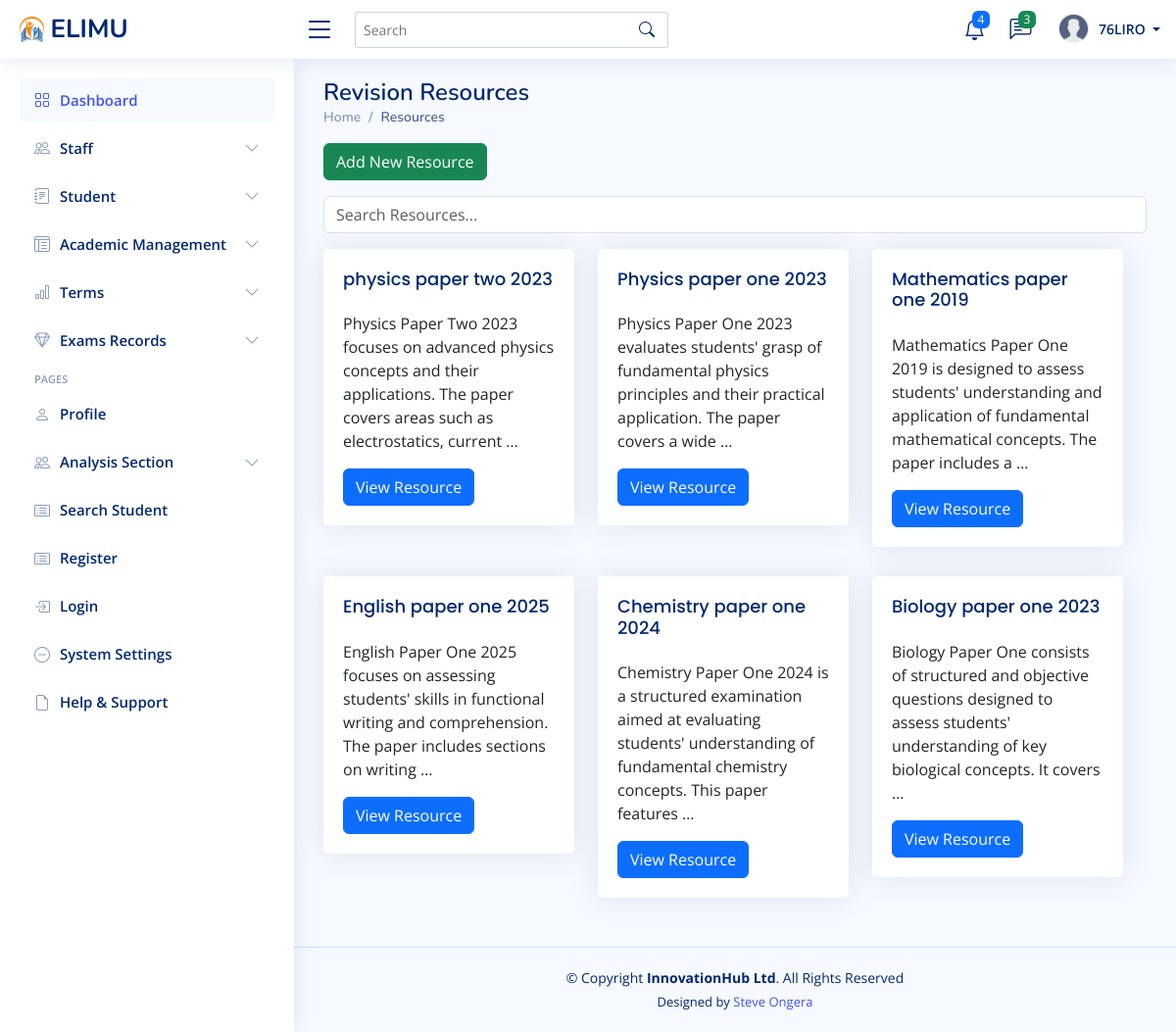
The page /resources/ (signed in) on the database its author committed.
### myapp/models.py (models this page shows, shortened)
class Resource(models.Model):
    title = models.CharField(max_length=255)
    description = models.TextField(blank=True, null=True)
    category = models.ForeignKey(ResourceCategory, related_name="resources", on_delete=models.SET_NULL, null=True, blank=True)
    file = models.FileField(upload_to='resources/', null=True, blank=True)
    created_at = models.DateTimeField(auto_now_add=True)
    updated_at = models.DateTimeField(auto_now=True)
    views = models.PositiveIntegerField(default=0)
    is_active = models.BooleanField(default=True)

### myapp/views.py (the view)
# urls.py: path('resources/', views.resources_list, name='resources_list'),
@login_required
def resources_list(request):
    resources = Resource.objects.filter(is_active=True).order_by('-created_at')
    return render(request, 'resources/resources_list.html', {'resources': resources})

### myapp/context_processors.py (called while the page is built)
def unread_messages(request):
    if request.user.is_authenticated:
        messages = Message.objects.filter(receiver=request.user, is_read=False).order_by('-timestamp')
        return {'messages': messages}
    return {'messages': []}

### templates/resources/resources_list.html (shortened to what this page needs)
{% extends "base/base.html" %}
{% block content %}
  <div class="pagetitle">
    <h1>Revision Resources</h1>
    <nav>
      <ol class="breadcrumb">
        {% if request.user.is_staff %}
        <li class="breadcrumb-item"><a href="{% url 'admin_dashboard' %}">Home</a></li>
        {% else %}
        <li class="breadcrumb-item"><a href="{% url 'student_dashboard' %}">Home</a></li>
        {% endif %}
        <li class="breadcrumb-item active">Resources</li>
      </ol>
    </nav>
  </div>
  <section class="section">
    <div class="row">
      <div class="col-12 mb-3">
        {% if request.user.is_staff %}
        <a href="{% url 'add_resource' %}" class="btn btn-success">Add New Resource</a>
        {% endif %}
      </div>
      <div class="col-12 mb-3">
        <input type="text" id="search-input" class="form-control" placeholder="Search Resources..." autocomplete="off">
      </div>
      <div id="resource-list" class="row">
        {% for resource in resources %}
          <div class="col-md-4">
            <div class="card">
              <div class="card-body">
                <h5 class="card-title">{{ resource.title }}</h5>
                <p>{{ resource.description|truncatewords:20 }}</p>
                <a href="{% url 'resource_detail' resource.id %}" class="btn btn-primary">View Resource</a>
              </div>
            </div>
          </div>
        {% endfor %}
      </div>
    </div>
  </section>
{% endblock %}

### templates/base/navbar.html (shortened to what this page needs)
{% load static %}
<header id="header" class="header fixed-top d-flex align-items-center">
    <div class="d-flex align-items-center justify-content-between">
      {% if request.user.is_staff %}
        <a href="{% url 'admin_dashboard'%}" class="logo d-flex align-items-center">
        {% else %}
        <a href="{% url 'student_dashboard'%}" class="logo d-flex align-items-center">
      {% endif %}
        <img src="{% static 'assets/img/logo.png'%}" alt="">
        <span class="d-none d-lg-block">ELIMU</span>
      </a>
      <i class="bi bi-list toggle-sidebar-btn"></i>
    </div>
    <div class="search-bar">
      <form class="search-form d-flex align-items-center" method="POST" action="#">
        <input type="text" name="query" placeholder="Search" title="Enter search keyword">
        <button type="submit" title="Search"><i class="bi bi-search"></i></button>
      </form>
    </div>
    <nav class="header-nav ms-auto">
      <ul class="d-flex align-items-center">
        <li class="nav-item dropdown">
          <a class="nav-link nav-icon" href="#" data-bs-toggle="dropdown">
            <i class="bi bi-bell"></i>
            <span class="badge bg-primary badge-number">4</span>
          </a>
            </li>
          </ul>
        <li class="nav-item dropdown">
          <a class="nav-link nav-icon" href="#" data-bs-toggle="dropdown">
            <i class="bi bi-chat-left-text"></i>
            <span class="badge bg-success badge-number">3</span>
          </a>
        </li>
        <li class="nav-item dropdown pe-3">
          <a class="nav-link nav-profile d-flex align-items-center pe-0" href="#" data-bs-toggle="dropdown">
            <img src="{% static 'assets/img/profile.png'%}" alt="Profile" class="rounded-circle">
            <span class="d-none d-md-block dropdown-toggle ps-2">
              {% if user.is_authenticated %}
                   {{ user.username }}
              {% else %}
                  Admin
              {% endif %}
            </span>
          </a>
        </li>
    </nav>
  </header>

### static/assets/css/style.css (style rules this page uses)
:root { scroll-behavior: smooth; }
body { font-family: "Open Sans", sans-serif; background: #f6f9ff; color: #444444; }
a { color: #4154f1; text-decoration: none; }
h1, h2, h3, h4, h5, h6 { font-family: "Nunito", sans-serif; }
.pagetitle { margin-bottom: 10px; }
.pagetitle h1 { font-size: 24px; margin-bottom: 0; font-weight: 600; color: #012970; }
.card { margin-bottom: 30px; border: none; border-radius: 5px; box-shadow: 0px 0 30px rgba(1, 41, 112, 0.1); }
.card-title { padding: 20px 0 15px 0; font-size: 18px; font-weight: 500; color: #012970; font-family: "Poppins", sans-serif; }
.card-body { padding: 0 20px 20px 20px; }
.breadcrumb { font-size: 14px; font-family: "Nunito", sans-serif; color: #899bbd; font-weight: 600; }
.breadcrumb a { color: #899bbd; transition: 0.3s; }
.breadcrumb .breadcrumb-item::before { color: #899bbd; }
.breadcrumb .active { color: #51678f; font-weight: 600; }
.logo { line-height: 1; }
@media (min-width: 1200px) { .logo { width: 280px; } }
.logo img { max-height: 26px; margin-right: 6px; }
.logo span { font-size: 26px; font-weight: 700; color: #012970; font-family: "Nunito", sans-serif; }
.header { transition: all 0.5s; z-index: 997; height: 60px; box-shadow: 0px 2px 20px rgba(1, 41, 112, 0.1); background-color: #fff; padding-left: 20px; }
.header .toggle-sidebar-btn { font-size: 32px; padding-left: 10px; cursor: pointer; color: #012970; }
.header .search-bar { min-width: 360px; padding: 0 20px; }
.header .search-form { width: 100%; }
.header .search-form input { border: 0; font-size: 14px; color: #012970; border: 1px solid rgba(1, 41, 112, 0.2); padding: 7px 38px 7px 8px; border-radius: 3px; transition: 0.3s; width: 100%; }
.header .search-form button { border: 0; padding: 0; margin-left: -30px; background: none; }
.header .search-form button i { color: #012970; }
.header-nav ul { list-style: none; }
.header-nav>ul { margin: 0; padding: 0; }
.header-nav .nav-icon { font-size: 22px; color: #012970; margin-right: 25px; position: relative; }
.header-nav .nav-profile { color: #012970; }
.header-nav .nav-profile img { max-height: 36px; }
.header-nav .nav-profile span { font-size: 14px; font-weight: 600; }
.header-nav .badge-number { position: absolute; inset: -2px -5px auto auto; font-weight: normal; font-size: 12px; padding: 3px 6px; }

### rows shown on the page
Resource: title "physics paper two 2023", description "Physics Paper Two 2023 focuses on advanced physics concepts and their applications. The paper covers areas such as electrostatics, current …"
Resource: title "Physics paper one 2023", description "Physics Paper One 2023 evaluates students' grasp of fundamental physics principles and their practical application. The paper covers a wide …"
Resource: title "Mathematics paper one 2019", description "Mathematics Paper One 2019 is designed to assess students' understanding and application of fundamental mathematical concepts. The paper includes a …"
Resource: title "English paper one 2025", description "English Paper One 2025 focuses on assessing students' skills in functional writing and comprehension. The paper includes sections on writing …"
Resource: title "Chemistry paper one 2024", description "Chemistry Paper One 2024 is a structured examination aimed at evaluating students' understanding of fundamental chemistry concepts. This paper features …"
Resource: title "Biology paper one 2023", description "Biology Paper One consists of structured and objective questions designed to assess students' understanding of key biological concepts. It covers …"

### other values the page prints
{{ user.username }} "76LIRO"
